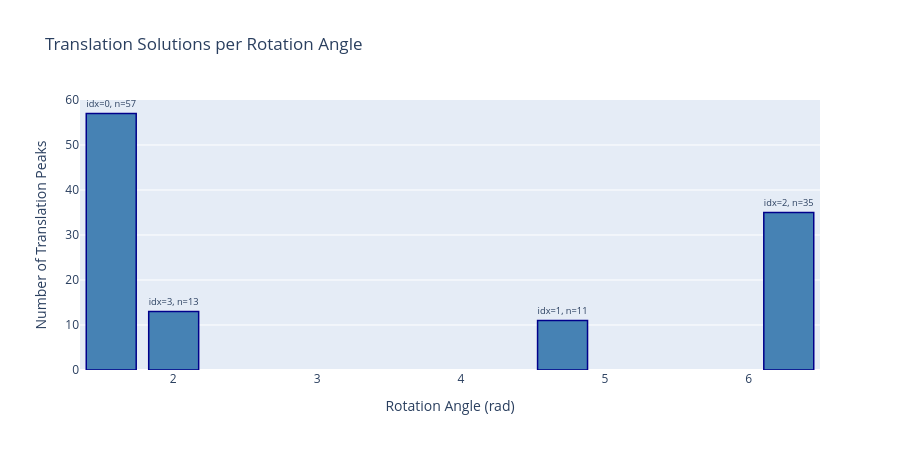

Source (notebook cell):
### Markdown cell above
## Translation Solutions per Rotation Angle

Bar chart showing how many translation solutions were detected for each candidate rotation angle.

### Code cell
if data_meta and angle_data and len(rotation_order) > 0:
    fig = go.Figure()
    
    angles = [angle_data[i]['angle'] for i in rotation_order
              if i < len(angle_data)]
    num_trans = [angle_data[i]['numTranslations'] for i in rotation_order
                 if i < len(angle_data)]
    angle_indices = [angle_data[i]['angleIndex'] for i in rotation_order
                    if i < len(angle_data)]
    
    fig.add_trace(go.Bar(
        x=angles,
        y=num_trans,
        text=[f'idx={idx}, n={n}' for idx, n in zip(angle_indices, num_trans)],
        textposition='outside',
        marker_color='steelblue',
        marker_line_color='darkblue',
        marker_line_width=1.5,
        name='Translation Solutions'
    ))
    
    fig.update_xaxes(title_text='Rotation Angle (rad)')
    fig.update_yaxes(title_text='Number of Translation Peaks')
    fig.update_layout(height=450, width=900, title_text='Translation Solutions per Rotation Angle')
    fig.show()
else:
    print('No dataForReadIn.csv data available')

### Figure 1 — Plotly figure (JSON) as saved in the notebook; plotly's stock layout.template omitted (floating-point values rounded to 4 significant figures)
{"data": [{"marker": {"color": "steelblue", "line": {"color": "darkblue", "width": 1.5}}, "name": "Translation Solutions", "text": ["idx=0, n=57", "idx=3, n=13", "idx=1, n=11", "idx=2, n=35"], "textposition": "outside", "type": "bar", "x": [1.569, 2.003, 4.706, 6.279], "y": [57, 13, 11, 35]}], "layout": {"height": 450, "title": {"text": "Translation Solutions per Rotation Angle"}, "width": 900, "xaxis": {"title": {"text": "Rotation Angle (rad)"}}, "yaxis": {"title": {"text": "Number of Translation Peaks"}}}}
